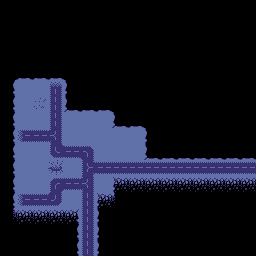

A 2D game scene composited from a Tiled map and its tileset images. What follows is a short description and the map's XML, with every tile layer's data as written:
An orthogonal 16x16 tile map with 16x16 px tiles, 2 tile layers (Terrain_1, Terrain_2), 9 tilesets and 14 objects.

<map version="1.10" tiledversion="1.12.2" orientation="orthogonal" renderorder="right-down" width="16" height="16" tilewidth="16" tileheight="16" infinite="0" nextlayerid="5" nextobjectid="27">
 <tileset firstgid="1" source="../tilesets/terrain.tsx" />
 <tileset firstgid="67" source="../tilesets/unit_4.tsx" />
 <tileset firstgid="71" source="../tilesets/building_1.tsx" />
 <tileset firstgid="73" source="../tilesets/building_2.tsx" />
 <tileset firstgid="75" source="../tilesets/unit_3.tsx" />
 <tileset firstgid="77" source="../tilesets/building_4.tsx" />
 <tileset firstgid="79" source="../tilesets/spacebodies.tsx" />
 <tileset firstgid="85" source="../tilesets/unit_2.tsx" />
 <tileset firstgid="89" source="../tilesets/truck_empty.tsx" />
 <objectgroup id="4" name="Space">
  <object id="11" gid="79" x="112" y="48" width="16" height="16" />
  <object id="12" gid="81" x="160" y="80" width="16" height="16" />
  <object id="13" gid="83" x="176" y="128" width="16" height="16" />
  <object id="14" gid="80" x="224" y="48" width="16" height="16" />
 </objectgroup>
 <layer id="1" name="Terrain_1" width="16" height="16">
  <data encoding="csv">
0,0,0,0,0,0,0,0,0,0,0,0,0,0,0,0,
0,0,0,0,0,0,0,0,0,0,0,0,0,0,0,0,
0,0,0,0,0,0,0,0,0,0,0,0,0,0,0,0,
0,0,0,0,0,0,0,0,0,0,0,0,0,0,0,0,
0,7,7,7,0,0,0,0,0,0,0,0,0,0,0,0,
6,5,5,15,8,0,0,0,0,0,0,0,0,0,0,0,
6,5,1,3,20,7,7,0,0,0,0,0,0,0,0,0,
6,5,5,3,5,5,5,20,7,0,0,0,0,0,0,0,
6,25,4,28,5,5,5,5,5,8,0,0,0,0,0,0,
6,5,5,23,4,13,5,5,5,20,7,7,7,7,7,7,
6,5,5,14,5,29,4,4,4,4,4,4,4,4,4,4,
6,5,5,12,4,28,5,31,9,9,9,9,9,9,9,9,
6,25,4,24,5,3,31,11,0,0,0,0,0,0,0,0,
10,9,9,9,30,3,8,0,0,0,0,0,0,0,0,0,
0,0,0,0,6,3,8,0,0,0,0,0,0,0,0,0,
0,0,0,0,6,3,8,0,0,0,0,0,0,0,0,0
</data>
 </layer>
 <layer id="2" name="Terrain_2" width="16" height="16">
  <data encoding="csv">
0,0,0,0,0,0,0,0,0,0,0,0,0,0,0,0,
0,0,0,0,0,0,0,0,0,0,0,0,0,0,0,0,
0,0,0,0,0,0,0,0,0,0,0,0,0,0,0,0,
0,0,0,0,0,0,0,0,0,0,0,0,0,0,0,0,
0,0,0,0,0,0,0,0,0,0,0,0,0,0,0,0,
0,0,0,0,0,0,0,0,0,0,0,0,0,0,0,0,
0,0,0,0,0,0,0,0,0,0,0,0,0,0,0,0,
0,0,0,0,0,0,0,0,0,0,0,0,0,0,0,0,
0,0,0,0,0,0,0,0,0,0,0,0,0,0,0,0,
0,0,0,0,0,0,0,0,0,0,0,0,0,0,0,0,
0,0,0,0,0,0,0,0,0,0,0,0,0,0,0,0,
0,0,0,0,0,0,0,0,0,0,0,0,0,0,0,0,
0,0,0,0,0,0,0,0,0,0,0,0,0,0,0,0,
0,0,0,0,0,0,0,0,0,0,0,0,0,0,0,0,
0,0,0,0,0,0,0,0,0,0,0,0,0,0,0,0,
0,0,0,0,0,0,0,0,0,0,0,0,0,0,0,0
</data>
 </layer>
 <objectgroup id="3" name="Building">
  <object id="3" gid="71" x="112" y="160" width="32" height="32">
   <properties>
    <property name="Destructible" type="bool" value="true" />
   </properties>
  </object>
  <object id="4" gid="73" x="64" y="144" width="32" height="32">
   <properties>
    <property name="Destructible" type="bool" value="true" />
   </properties>
  </object>
  <object id="7" gid="75" x="16" y="96" width="16" height="16">
   <properties>
    <property name="Destructible" type="bool" value="true" />
   </properties>
  </object>
  <object id="16" gid="67" x="64" y="208" width="16" height="16" />
  <object id="20" gid="77" x="32" y="192" width="16" height="48">
   <properties>
    <property name="Destructible" type="bool" value="true" />
   </properties>
  </object>
  <object id="21" gid="85" x="96" y="192" width="16" height="16">
   <properties>
    <property name="Destructible" type="bool" value="true" />
   </properties>
  </object>
  <object id="22" gid="89" x="144" y="176" width="16" height="16" />
  <object id="23" gid="90" x="160" y="176" width="16" height="16" />
  <object id="24" gid="89" x="128" y="176" width="16" height="16" />
  <object id="25" gid="89" x="112" y="176" width="16" height="16" />
 </objectgroup>
</map>
